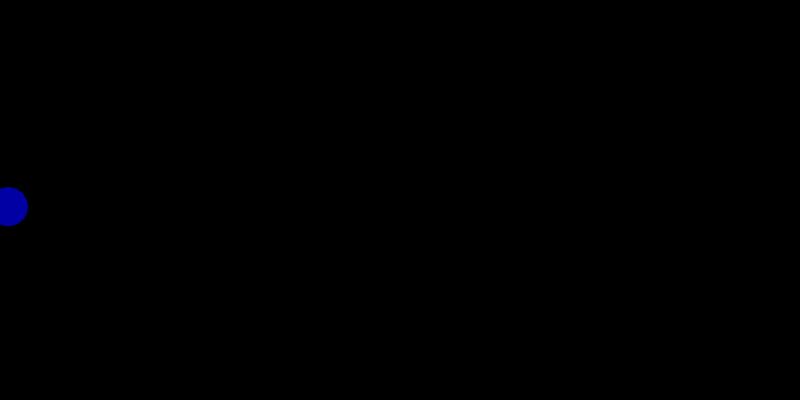
Frame 1 (no input)
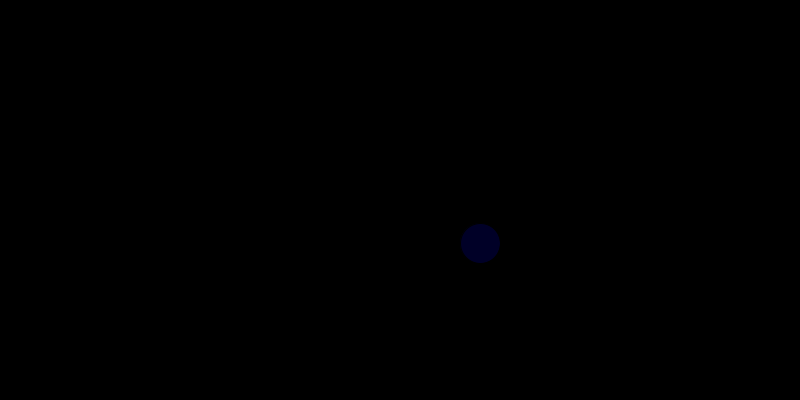
Frame 60 (the mouse pressed at the canvas centre just before this capture)
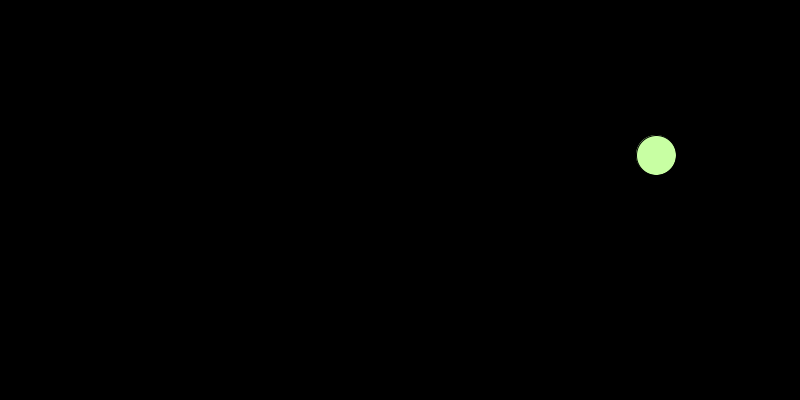
Frame 120 (the mouse held since frame 60 and released just before this capture)

The Processing sketch that drew these frames (run headless with seeded random() and noise(); from frame 60 on, the mouse is pressed at the canvas centre):

// Processing sketch: processing_69644
// ── processing_69644.pde

float rad = 50;
float speed=8;
float angle;


void setup() {
  size(800, 400);
}

void draw() {
  background(0);
  angle += speed;

  float y = sin(radians(angle)) * rad + height/2;

  fill(mouseY, mouseX,random(255));

  ellipse(angle, y, 40, 40);

  if (angle > width) {
    speed = -8;
  }
  if (angle < 0) {
    speed = 8;
  }
}
